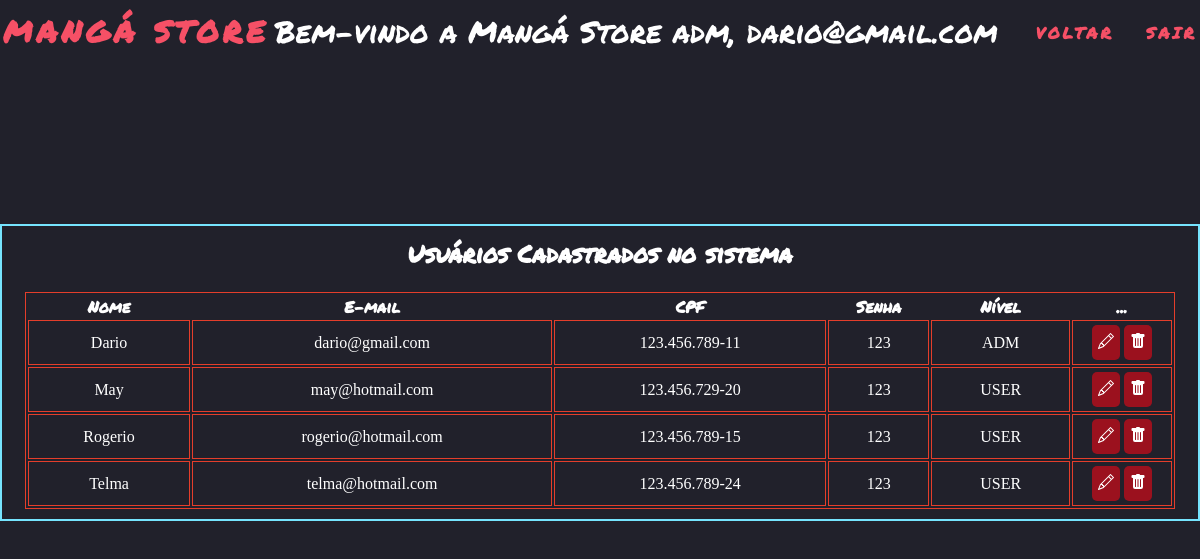
The page /pages/relatorio-clientes/relatorio-clientes.php (signed in) on the database its author committed.
### tables this page shows
CREATE TABLE IF NOT EXISTS `usuario` (
    `id` int(2) NOT NULL AUTO_INCREMENT,
    `avatar` varchar(255) NOT NULL,
    `nome` varchar(45) NOT NULL,
    `email` varchar(110) NOT NULL,
    `cpf` varchar(14) NOT NULL,
    `senha` varchar(15) NOT NULL,
    `nivel` varchar(4),
    PRIMARY KEY (`id`)
);

### pages/relatorio-clientes/relatorio-clientes.php (the view, shortened to what this page needs)
<?php
include_once('../connection/config.php');
$sql = "SELECT * FROM usuario ORDER BY id ASC";
$result = $con->query($sql);
?>
<!DOCTYPE html>
<html lang="pt-br">
<head>
    <link rel="stylesheet" href="relatorio-clientes.css">
</head>
<body>
    <header>
        <nav class="menu">
            <h1 class="logo">Mangá Store</h1>
            <p class="bem-vindo">Bem-vindo a Mangá Store adm, <?php echo $_SESSION["email_usuario"]; ?></p>
            <ul class="nav-list">
                <li><a href="../sistema/sistemaAdm.php">Voltar</a></li>
                <li><a href="../login/login.php">Sair</a></li>
            </ul>
        </nav>
    </header>
    <main>
        <section class="sistema">
            <div class="sistema-box">
                <div class="sistema-container">
                    <h2>Usuários Cadastrados no sistema</h2>
                    <div class="table-container">
                        <table class="table">
                            <thead>
                                <tr>
                                    <th scope="col">Nome</th>
                                    <th scope="col">E-mail</th>
                                    <th scope="col">CPF</th>
                                    <th scope="col">Senha</th>
                                    <th scope="col">Nível</th>
                                    <th scope="col">...</th>
                                </tr>
                            </thead>
                            <tbody>
                                <?php
                                while ($usuario_data = mysqli_fetch_assoc($result)) {
                                    echo "<tr>";
                                    echo "<td>" . $usuario_data['nome'] . "</td>";
                                    echo "<td>" . $usuario_data['email'] . "</td>";
                                    echo "<td>" . $usuario_data['cpf'] . "</td>";
                                    echo "<td>" . $usuario_data['senha'] . "</td>";
                                    echo "<td>" . $usuario_data['nivel'] . "</td>";
                                    echo "<td class='btns'>
                            <a class='btnEditar' href='editar_perfil_clientes.php?id=$usuario_data[id]' title='Editar'>
                            <svg xmlns='http://www.w3.org/2000/svg' width='16' height='16' fill='currentColor' class='bi bi-pencil' viewBox='0 0 16 16'>
                            <path d='M12.146.146a.5.5 0 0 1 .708 0l3 3a.5.5 0 0 1 0 .708l-10 10a.5.5 0 0 1-.168.11l-5 2a.5.5 0 0 1-.65-.65l2-5a.5.5 0 0 1 .11-.168l10-10zM11.207 2.5 13.5 4.793 14.793 3.5 12.5 1.207 11.207 2.5zm1.586 3L10.5 3.207 4 9.707V10h.5a.5.5 0 0 1 .5.5v.5h.5a.5.5 0 0 1 .5.5v.5h.293l6.5-6.5zm-9.761 5.175-.106.106-1.528 3.821 3.821-1.528.106-.106A.5.5 0 0 1 5 12.5V12h-.5a.5.5 0 0 1-.5-.5V11h-.5a.5.5 0 0 1-.468-.325z'/>
                        </svg></a>
                        <a class='btnExcluir' href='delete.php?id=$usuario_data[id]' title='Excluir' onclick='mensagemDeletar()'>
                            <svg xmlns='http://www.w3.org/2000/svg' width='16' height='16' fill='currentColor' class='bi bi-trash-fill' viewBox='0 0 16 16'>
                                <path d='M2.5 1a1 1 0 0 0-1 1v1a1 1 0 0 0 1 1H3v9a2 2 0 0 0 2 2h6a2 2 0 0 0 2-2V4h.5a1 1 0 0 0 1-1V2a1 1 0 0 0-1-1H10a1 1 0 0 0-1-1H7a1 1 0 0 0-1 1H2.5zm3 4a.5.5 0 0 1 .5.5v7a.5.5 0 0 1-1 0v-7a.5.5 0 0 1 .5-.5zM8 5a.5.5 0 0 1 .5.5v7a.5.5 0 0 1-1 0v-7A.5.5 0 0 1 8 5zm3 .5v7a.5.5 0 0 1-1 0v-7a.5.5 0 0 1 1 0z'/>
                            </svg>
                        </a>
                        </td>";
                                    echo "</tr>";
                                }
                                ?>
                            </tbody>
                        </table>
                    </div>
                </div>
            </div>
        </section>
    </main>
</body>
</html>

### pages/relatorio-clientes/relatorio-clientes.css (style rules this page uses)
:root { --red: #F65066; --orange: #E43E2B; --white: #fff; --blue: #76E4FE; --bg-color: #21212B; }
* { padding: 0; margin: 0; box-sizing: border-box; scroll-behavior: smooth; font-family: 'Permanent Marker', cursive; }
li { list-style: none; }
a { text-decoration: none; }
body { background-color: var(--bg-color); }
header { margin-bottom: 150px; }
.logo { font-family: 'Permanent Marker', cursive; font-size: 24px; text-transform: uppercase; letter-spacing: 4px; color: var(--red); font-weight: bold; font-size: 30px; }
.menu { display: flex; justify-content: space-around; align-items: center; font-family: sans-serif; height: 8vh; }
.bem-vindo { color: var(--white); font-size: 30px; font-family: 'Permanent Marker', cursive; }
.nav-list { list-style: none; display: flex; }
.nav-list li { letter-spacing: 3px; margin-left: 32px; }
.nav-list a { font-family: 'Permanent Marker', cursive; color: var(--red); font-weight: bold; text-transform: uppercase; }
.sistema { display: flex; justify-content: space-around; width: 940px; margin: 0 auto; color: #fff; align-items: center; font-family: cursive; }
.sistema-box { display: flex; flex-direction: column; align-items: center; background: var(--bg-color); width: 940px; padding: 10px; }
.sistema-container { display: flex; flex-direction: column; align-items: center; border: 2px solid var(--blue); width: 1200px; padding: 10px; }
.table-container { display: flex; justify-content: center; align-items: center; margin-top: 20px; }
.table { border: 1px solid var(--orange); width: 1150px; text-align: center; }
.table td { font-family: cursive; border: 1px solid var(--orange); padding: 10px; }
.btns { width: 100px; }
.btnEditar { background-color: #9b111e; color: #fff; padding: 6px; border-radius: 5px; }
.btnExcluir { background-color: #9b111e; color: #fff; padding: 6px; border-radius: 5px; }

### rows shown on the page
usuario: nome "Dario", email "dario@gmail.com", cpf "123.456.789-11", senha "123", nivel "ADM"
usuario: nome "May", email "may@hotmail.com", cpf "123.456.729-20", senha "123", nivel "USER"
usuario: nome "Rogerio", email "rogerio@hotmail.com", cpf "123.456.789-15", senha "123", nivel "USER"
usuario: nome "Telma", email "telma@hotmail.com", cpf "123.456.789-24", senha "123", nivel "USER"

### other values the page prints
$_SESSION["email_usuario"] "dario@gmail.com"
